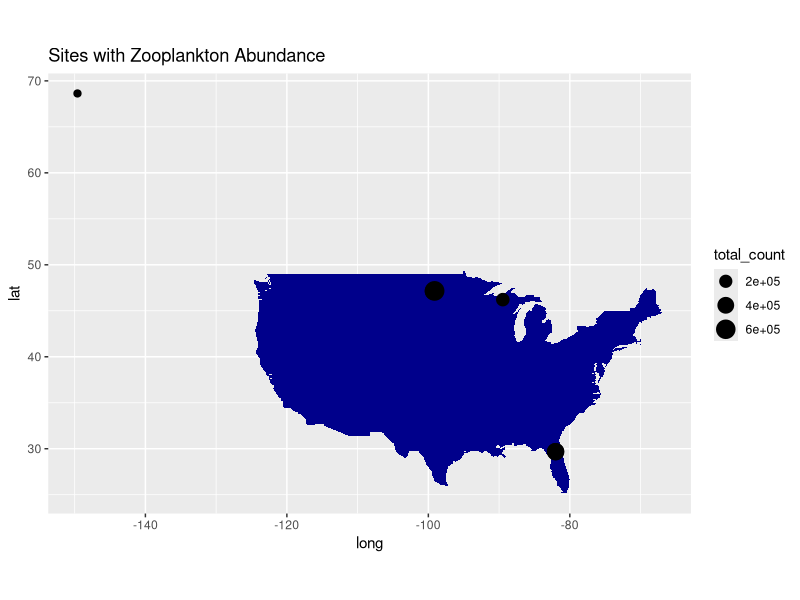
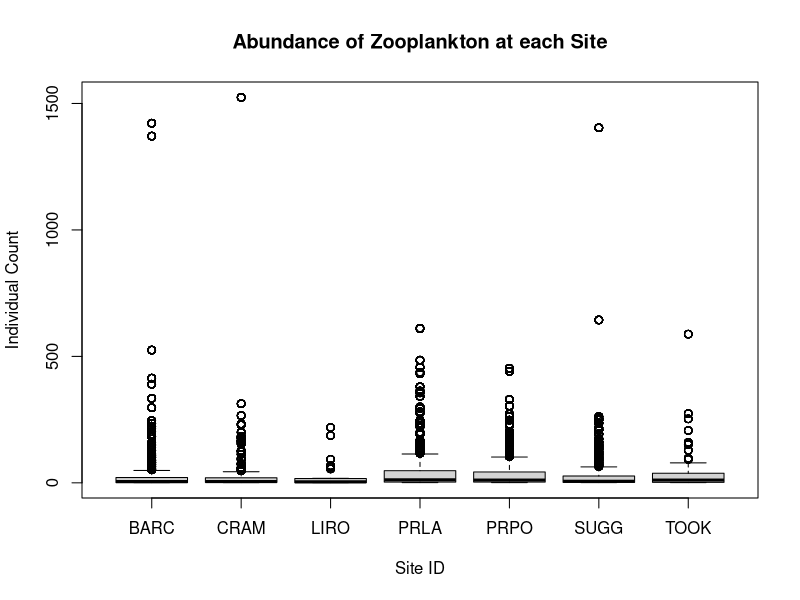
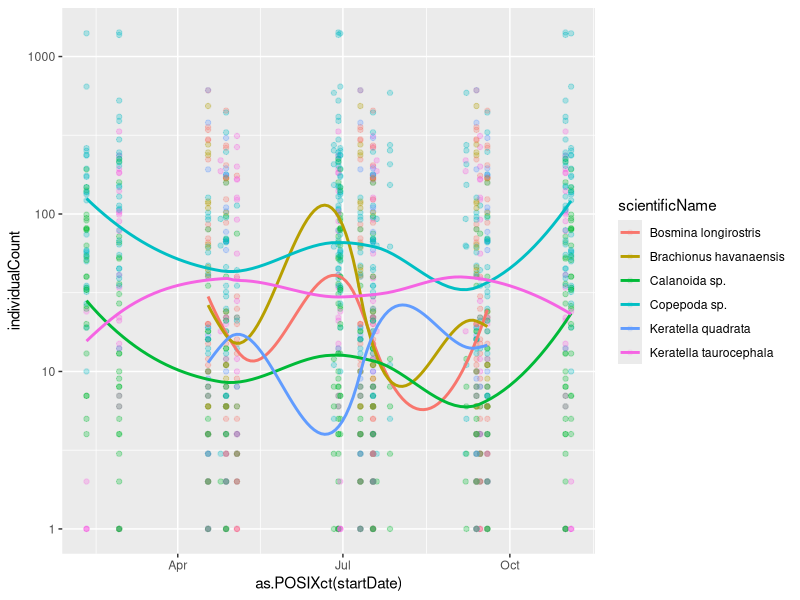
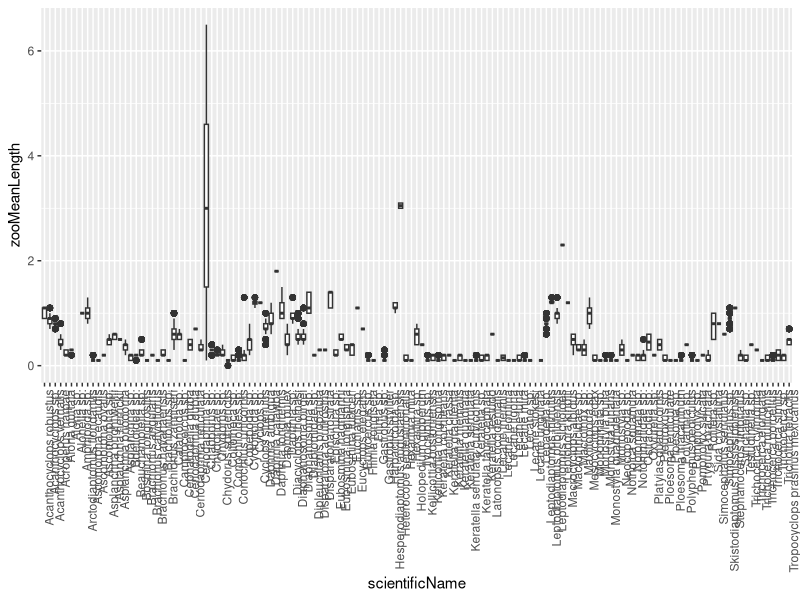

Source code (R) for these figures, in order:
## ---- chunk 1
knitr::opts_chunk$set(echo = TRUE)
## ---- chunk 2
# If you add any additional packages here, make sure they are
# also listed in the DESCRIPTION file
library("dplyr")
library("tidyr")
library("ggplot2")
library("readr")
library("lubridate")
## ---- chunk 3
# this is the information on location of zooplankton caught
zoo_data <- read_csv("filesToStack20219/stackedFiles/zoo_fieldData.csv")

# this is the info about the taxonomic identity of zooplankton found
zoo_tax <- read_csv("filesToStack20219/stackedFiles/zoo_taxonomyProcessed.csv")
## ---- chunk 4
# this is the combined data from two sets
zoo_all <- zoo_data %>%
  left_join(zoo_tax, by = "siteID")
## ---- chunk 5
usa_map <- map_data("usa")

points_with_lat_long <- zoo_all %>%
  filter(!is.na(decimalLatitude)) %>%
  filter(individualCount > 0) %>%
  group_by(siteID) %>%
  summarize(total_count = sum(individualCount),
            mean_lat = mean(decimalLatitude),
            mean_long = mean(decimalLongitude))

ggplot() +
  geom_polygon(data = usa_map,
               aes(x = long,
                   y = lat,
                   group = group),
               fill = "dark blue") +
  coord_fixed(1.3) +
  geom_point(data = points_with_lat_long,
           aes(x = mean_long,
               y = mean_lat,
               size = total_count)) +
  ggtitle("Sites with Zooplankton Abundance")
## ---- chunk 6
boxplot(individualCount ~ siteID, data = zoo_all,
        main = "Abundance of Zooplankton at each Site",
        xlab = "Site ID", ylab = "Individual Count")
## ---- chunk 7
most_abundant_spp <- zoo_all %>%
  group_by(scientificName) %>%
  summarize(sum_indiv = sum(individualCount, na.rm = TRUE)) %>%
  arrange(desc(sum_indiv)) %>%
  head() %>%
  pull(scientificName)
## ---- chunk 8
zoo_all %>%
  filter(scientificName %in% most_abundant_spp) %>%
  filter(year(startDate) == 2017) %>%
  ggplot(aes(x = as.POSIXct(startDate),
             y = individualCount,
             color = scientificName)) +
    geom_point(alpha = 0.1) +
    geom_smooth(method = "loess",
                se = FALSE) +
    scale_y_log10()
## ---- chunk 9
boxplot
## ---- chunk 10

## ---- chunk 11
ggplot(zoo_all, aes(x = scientificName,
                    y = zooMeanLength)) +
  geom_boxplot() +
  theme(axis.text.x = element_text(angle=90, hjust=1)) 
